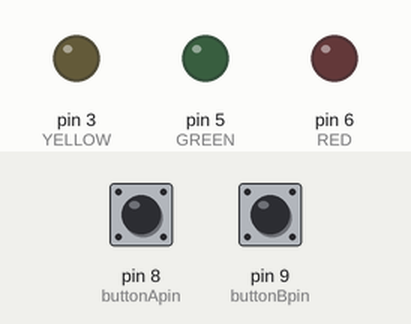
Recording of a sketch running on a simulated Arduino Uno, built with avr-gcc and run on an emulated ATmega328P. Shown: output pins drawn as LEDs (lit = HIGH). Dashed ring = blinking. Inputs (shaded band) come from the test bench; at power-on: pin 9 (buttonBpin) HIGH, pin 8 (buttonApin) HIGH.

Above: at 1.2 s.
1.3 s: pin 9 (buttonBpin) pulled LOW for 0.15 s
At 1.7 s:
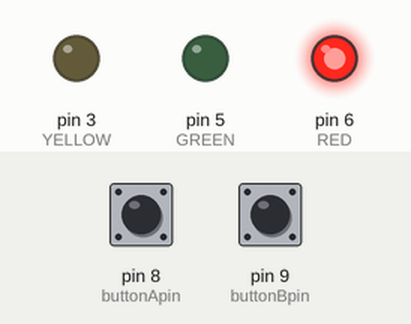
4.3 s: pin 8 (buttonApin) pulled LOW for 3.2 s
At 4.7 s:
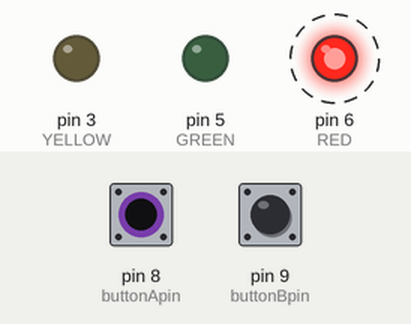
9.0 s: pin 9 (buttonBpin) pulled LOW for 3.2 s
At 9.9 s:
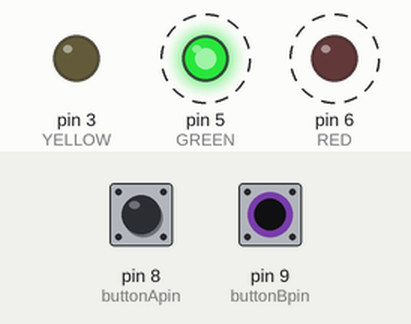
Timing chart, 0 to 15.0 s (numbered marks = the images above; inputs shaded):
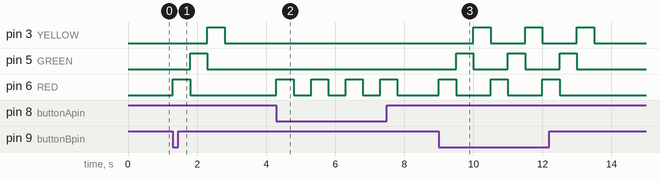

Measured:
- after the input at 1.3 s, pin 3 (YELLOW): LOW → HIGH after 1.0 s, → LOW 0.50 s later; pin 5 (GREEN): LOW → HIGH after 0.50 s, → LOW 0.50 s later; pin 6 (RED): LOW → HIGH at once, → LOW 0.50 s later
- after the input at 4.3 s, pin 6 (RED): alternates HIGH for 0.50 s and LOW for 0.50 s, 8 changes in all, then stays LOW, starting at once
- after the input at 9.0 s, pin 3 (YELLOW): alternates HIGH for 0.50 s and LOW for 1.0 s, 6 changes in all, then stays LOW, starting after 1.0 s; pin 5 (GREEN): alternates HIGH for 0.50 s and LOW for 1.0 s, 6 changes in all, then stays LOW, starting after 0.50 s

The sketch:

blink_sequenza_3_led.ino
```cpp
int buttonApin = 8;
int buttonBpin = 9;
#define RED 6
#define GREEN 5
#define YELLOW 3
void red(){
  digitalWrite(RED,HIGH);
  digitalWrite(GREEN,LOW);
  digitalWrite(YELLOW,LOW);
}
void green(){
  digitalWrite(RED,LOW);
  digitalWrite(GREEN,HIGH);
  digitalWrite(YELLOW,LOW);
}
void yellow(){
  digitalWrite(RED,LOW);
  digitalWrite(GREEN,LOW);
  digitalWrite(YELLOW,HIGH);
}
void bianco(){
  digitalWrite(RED,LOW);
  digitalWrite(GREEN,LOW);
  digitalWrite(YELLOW,LOW);
}
void lampeggio(){
  digitalWrite(RED,HIGH);
  delay(500);
  digitalWrite(RED,LOW);
  delay(500);
}
void sequenza(){
  red();
  delay(500);
  green();
  delay(500);
  yellow();
  delay(500);
  bianco();
}
void setup(){
  pinMode(buttonApin,INPUT_PULLUP);
  pinMode(buttonBpin,INPUT_PULLUP);
  pinMode(RED,OUTPUT);
  pinMode(GREEN,OUTPUT);
  pinMode(YELLOW,OUTPUT);
}
void loop(){
  if (digitalRead(buttonApin) == LOW){
    lampeggio();
  }
  if (digitalRead(buttonBpin) == LOW){
    sequenza();
  }
}
```
